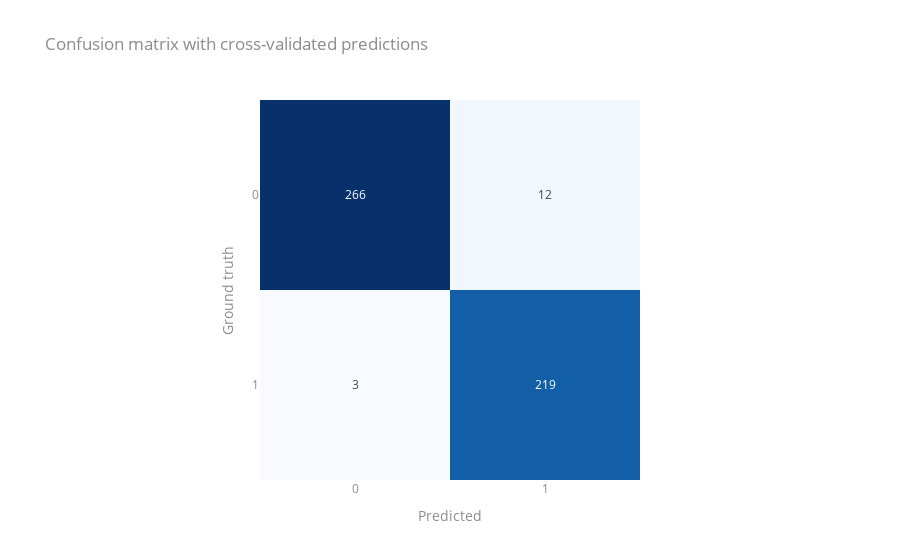

Notebook code cell kept with this figure:
### Markdown cell above
## Based on cross validated predictions

Some of the plots require that predictions are obtained for the relevant estimators. These methods will automatically run the predictions using scikit-learn's `cross_val_predict()`.

Each of these will add keys to the cross validation results dict created when calling `fit()` which will be used for the plots that require them.

### Code cell
clf.plot.confusion_matrix("KNeighborsClassifier")

### Figure 1 — Plotly figure (JSON) as saved in the notebook; plotly's stock layout.template omitted (floating-point values rounded to 4 significant figures)
{"data": [{"coloraxis": "coloraxis", "hovertemplate": "Predicted: %{x}<br>Ground truth: %{y}<br>Count: %{z}<extra></extra>", "name": "0", "texttemplate": "%{z}", "type": "heatmap", "xaxis": "x", "yaxis": "y", "z": [[266, 12], [3, 219]]}], "layout": {"coloraxis": {"colorbar": {"title": {"text": "Count"}}, "colorscale": [[0, "rgb(247,251,255)"], [0.125, "rgb(222,235,247)"], [0.25, "rgb(198,219,239)"], [0.375, "rgb(158,202,225)"], [0.5, "rgb(107,174,214)"], [0.625, "rgb(66,146,198)"], [0.75, "rgb(33,113,181)"], [0.875, "rgb(8,81,156)"], [1, "rgb(8,48,107)"]], "showscale": false}, "title": {"text": "Confusion matrix with cross-validated predictions"}, "xaxis": {"anchor": "y", "constrain": "domain", "domain": [0, 1], "nticks": 3, "scaleanchor": "y", "title": {"text": "Predicted"}}, "yaxis": {"anchor": "x", "autorange": "reversed", "constrain": "domain", "domain": [0, 1], "nticks": 3, "title": {"text": "Ground truth"}}}}
